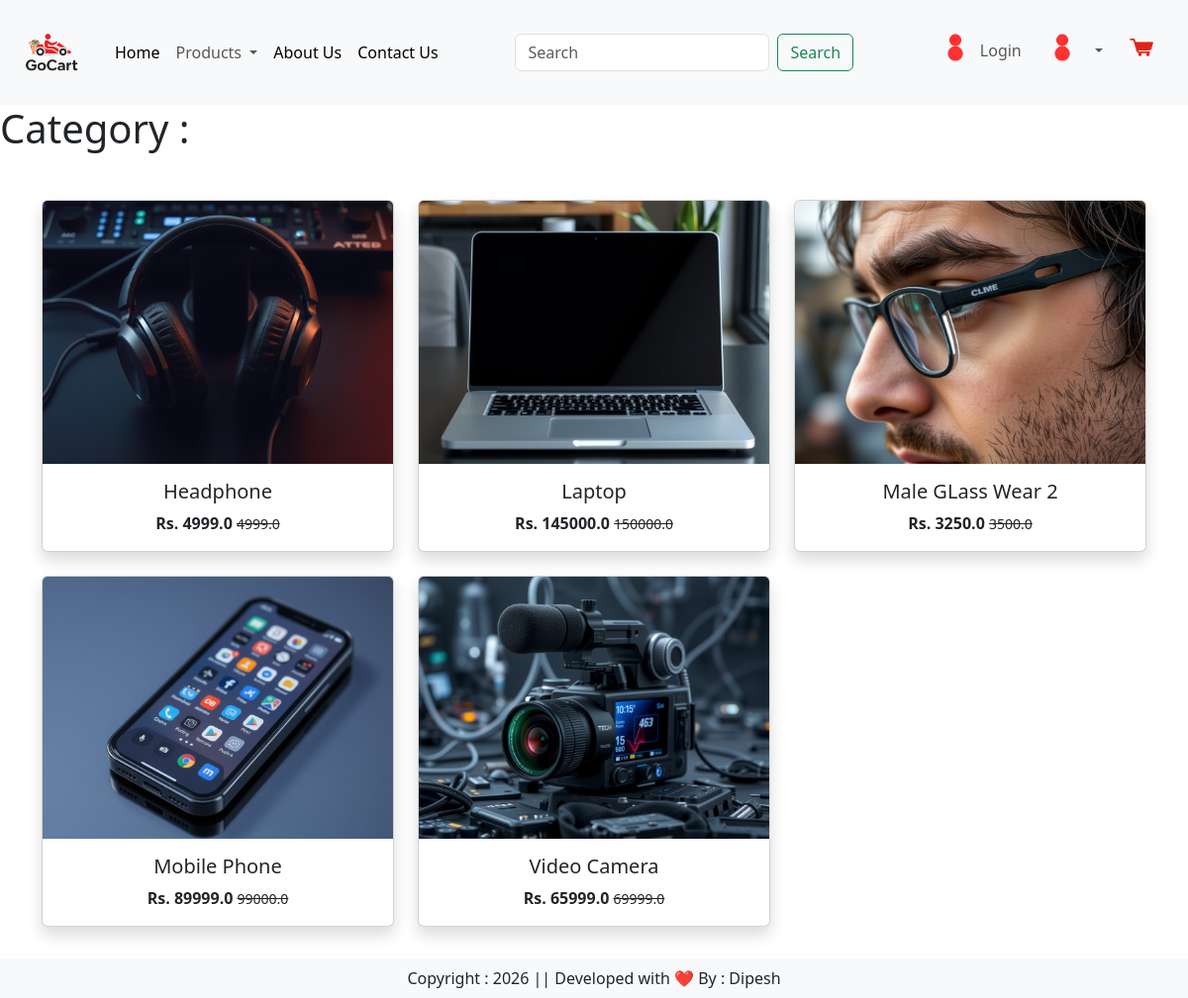
Page /gocart/category/t on the committed database.
### goCart/models.py (models this page shows, shortened)
class Product(models.Model):
    title = models.CharField(max_length=100)
    selling_price = models.FloatField()
    discounted_price = models.FloatField()
    description = models.TextField()
    prodapp = models.TextField(default='')
    category = models.CharField(choices=CATEGORY_CHOICES , max_length=2)
    product_image = models.ImageField(upload_to='product/')
    class Meta:
        ordering = ['title']

### goCart/views.py (the view)
# urls.py: path('category/<slug:val>', views.CategoryView.as_view(), name='category'),
class CategoryView(View):
    def get(self,request,val):
        product = Product.objects.filter(category = val)
        return render(request, 'goCart/category.html',locals())

### goCart/templates/goCart/category.html (shortened to what this page needs)
{% extends "goCart/base.html" %}
{% load static %}
{% block main-content %}
<h1>Category :</h1>
<div class="container text-center">
    <div class="row mt-5">
        {% for item in product %}
        <div class=" col-lg-4 col-md-6 mb-4">
            <a href="#">
                <div class="card project-card h-100 shadow">
                    <img src="{{item.product_image.url}}" class="card-img-top">
                    <div class="card-body">
                        <h5>{{ item.title }}</h5>
                        <div class="fw-bold">
                            Rs. {{item.discounted_price}}
                            <small class="fw-light text-decoration-line-through">{{ item.selling_price}}
                            </small>
                        </div>
                    </div>
                </div>
            </a>
        </div>
        {% endfor %}
    </div>
</div>
{% endblock main-content %}

### goCart/static/goCart/css/style.css (style rules this page uses)
html, body { text-decoration: none; margin: 0; padding: 0; }
a { text-decoration: none; }

### rows in the picture
Product: product_image (picture), title "Headphone", discounted_price "4999.0", selling_price "4999.0"
Product: product_image (picture), title "Laptop", discounted_price "145000.0", selling_price "150000.0"
Product: product_image (picture), title "Male GLass Wear 2", discounted_price "3250.0", selling_price "3500.0"
Product: product_image (picture), title "Mobile Phone", discounted_price "89999.0", selling_price "99000.0"
Product: product_image (picture), title "Video Camera", discounted_price "65999.0", selling_price "69999.0"
